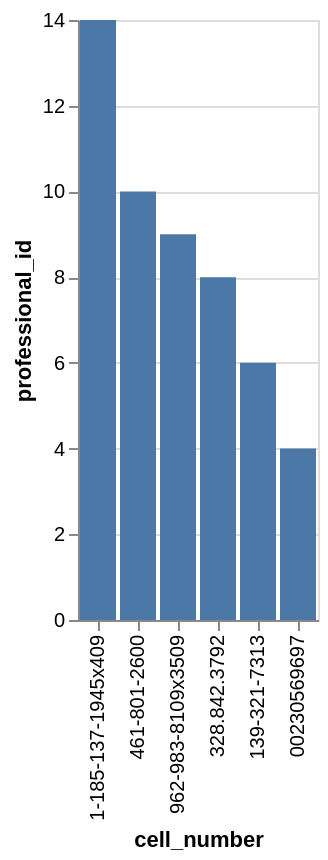

Write the Vega-Lite specification saved for this chart.
### Vega-Lite specification from a JSON file in a GitHub repository (floating-point values rounded to 4 significant figures)
{"data": {"values": [{"x_data": "1-185-137-1945x409", "y_data": 14}, {"x_data": "461-801-2600", "y_data": 10}, {"x_data": "962-983-8109x3509", "y_data": 9}, {"x_data": "328.842.3792", "y_data": 8}, {"x_data": "139-321-7313", "y_data": 6}, {"x_data": "00230569697", "y_data": 4}]}, "mark": "bar", "encoding": {"x": {"field": "x_data", "type": "nominal", "title": "cell_number", "sort": {"op": "sum", "field": "y_data", "order": "descending"}}, "y": {"field": "y_data", "type": "quantitative", "title": "professional_id"}}}
